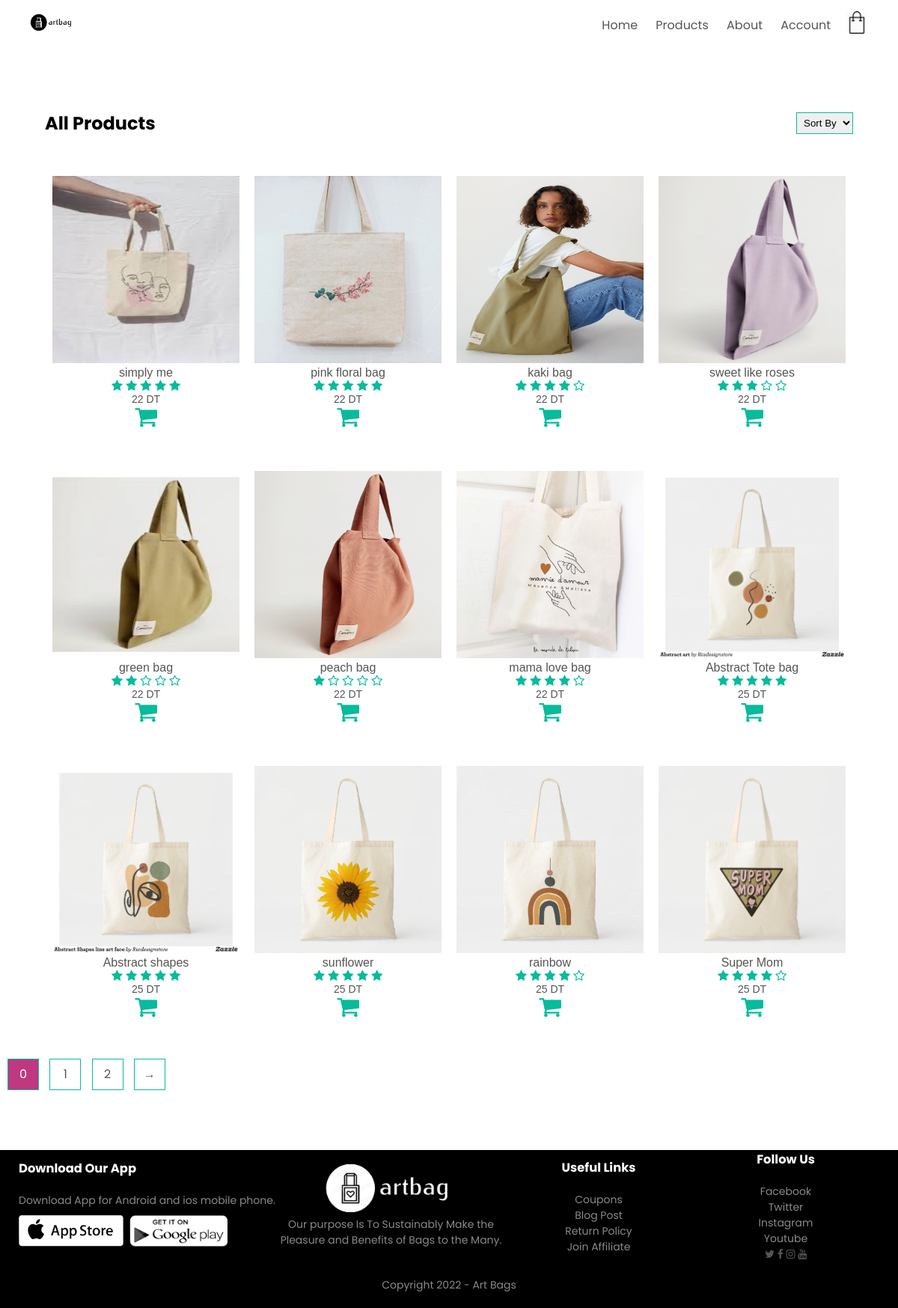
/products.php, run on the app's committed database.
### tables this page shows
create table article(
    idarticle int(4) auto_increment primary key,   
    nom varchar(50) unique,
    descr varchar(200),
    img varchar(255) unique ,
    qtestock int,
    prix int ,
    rating int ,
    sale int 
);

### products.php (the view, shortened to what this page needs)
<!DOCTYPE html>
<?php
require_once("connection.php");
if(isset($_SESSION['order']))
$order = $_SESSION['order'];
else
$order="idarticle";
if(isset($_SESSION['limit']))
{$limit = $_SESSION['limit'];}
else
$limit=0;
if(isset($_SESSION['id'])) {
$iduser=$_SESSION['id'];}
else
$iduser='';
if(isset($_SESSION['upload']))
 {$upload=$_SESSION['upload'];}
else {$upload="" ; }
if ( isset($_SESSION['fact']))
$fact=$_SESSION['fact'];
else $fact=0 ;
?>
<html lang="en">
<head>
   <link rel="stylesheet" href="style.css">
   <link rel="stylesheet" href="https://cdnjs.cloudflare.com/ajax/libs/font-awesome/4.7.0/css/font-awesome.css" />
</head>
<body>
<div class="container">
<div class="navbar">
  <div class="logo">
  <a href="index.php"><img src="images/okk.png" width=60px heigh=30px  ></a>
  </div>
  <nav>
  <ul id="MenuItems">
        <li><a href="index.php">Home</a></li>
        <li><a href="products.php">Products</a></li>
        <li><a href="about.php">About</a></li>
        <li><a href="login.php">Account</a></li>
     </ul>
  </nav>
  <a href="cart.php"><img src="images/cad.png" width=30px height=30px></a>
</div>
</div>
<div class="small-container">
    <div class="row row2">
        <h2>All Products</h2>
        <form action="orderproducts_code.php" method="POST" >
        <select name="order" onchange="this.form.submit();">
            <option value="idarticle">Sort By </option>
       </select>
       </form>
    </div>
    <?php
       $s=0;
       $sql ="SELECT * FROM article ORDER BY $order ASC" ;
       $limit=$limit+1 ;
       $count=0;
       $result= mysqli_query($conn, $sql);
       $nb=mysqli_num_rows($result);
       if(mysqli_num_rows($result)>0){
                  while(($row= mysqli_fetch_assoc($result)) && ($count<($limit*12)))  {
                    if($count>(($limit-1)*11)|| ($count==0 && $limit==1)){
                    if ($s % 4==0) {
                        ?>
                    <div class="row">
                    <?php if(empty($upload)){?>
                        <div class="col-4">
                    <?php } else {?>
                    <div  id="<?php echo $row['idarticle'];?>" class="col-4">
                   <?php } ?>
                    <a href="productDetails.php?id=<?php echo $row['idarticle'];?>"><img src=<?php print $row['img'] ?>></a>
                     <h4> <?php print $row['nom'] ?>  </h4>
                            <div  class="rating">
                            <?php $mm=0;
                               for($i=0;$i<$row['rating'];$i++){
                                   $mm=$mm+1;?>
                                         <a href="stars.php?fa=<?php echo $i ?>&fart=<?php echo $row['idarticle'];?>&nb=<?php echo $limit; ?>"  >  <i class="fa fa-star"></i></a>
                                <?php }for($i=0;$i<(5-$row['rating']);$i++){
                                    ?>
                                    <a href="stars.php?fa=<?php echo $mm+$i ?>&fart=<?php echo $row['idarticle'];?>&nb=<?php echo $limit; ?>"  >  <i class="fa fa-star-o"></i></a>
                                 <?php } ?>
                             </div>
                       <p><?php print $row['prix'] ?> DT </p>
                       <?php
                        $a=$row['idarticle'];
                        $sql2 ="SELECT * FROM commande WHERE (idart='$a' && idcc='$iduser' && ord='$fact')" ;
                        $result2= mysqli_query($conn, $sql2);
                        if(mysqli_num_rows($result2)==0){?>
                          <div class="shop1">
                             <a href="addcommande.php?id=<?php echo $row['idarticle'];?>&nb=<?php echo $limit; ?>"><i class="fa fa-shopping-cart fa-2x"></i></a>
                          </div>
                        <?php } else { ?>
                            <div class="shop2">
                             <a href="addcommande.php?id=<?php echo $row['idarticle'];?>&nb=<?php echo $limit; ?>"><i class="fa fa-shopping-cart fa-2x"></i></a>
                          </div>
                           <?php } ?>
                     </div>
                     <?php }
                     if ($s % 4==1 || $s % 4==2  ) {
                         ?>
                                          <?php if(empty($upload)){?>
                        <div class="col-4">
                    <?php } else {?>
                    <div  id="<?php echo $row['idarticle'];?>" class="col-4">
                   <?php } ?>
                        <a href="productDetails.php?id=<?php echo $row['idarticle'];?>"><img src=<?php print $row['img'] ?>></a>
                        <h4> <?php print $row['nom'] ?>  </h4>
                               <div  class="rating">
                               <?php $mm=0;
                               for($i=0;$i<$row['rating'];$i++){
                                   $mm=$mm+1;?>
                                         <a href="stars.php?fa=<?php echo $i ?>&fart=<?php echo $row['idarticle'];?>&nb=<?php echo $limit; ?>"  >  <i class="fa fa-star"></i></a>
                                <?php }for($i=0;$i<(5-$row['rating']);$i++){
                                    ?>
                                    <a href="stars.php?fa=<?php echo $mm+$i ?>&fart=<?php echo $row['idarticle'];?>&nb=<?php echo $limit; ?>"  >  <i class="fa fa-star-o"></i></a>
                                 <?php } ?>
                                </div>
                          <p><?php print $row['prix'] ?> DT </p>
                          <?php
                        $a=$row['idarticle'];
                        $sql2 ="SELECT * FROM commande WHERE (idart='$a' && idcc='$iduser' && ord='$fact ')" ;
                        $result2= mysqli_query($conn, $sql2);
                        if(mysqli_num_rows($result2)==0){?>
                          <div class="shop1">
                             <a href="addcommande.php?id=<?php echo $row['idarticle'];?>&nb=<?php echo $limit; ?>"><i class="fa fa-shopping-cart fa-2x"></i></a>
                          </div>
                        <?php } else { ?>
                            <div class="shop2">
                             <a href="addcommande.php?id=<?php echo $row['idarticle'];?>&nb=<?php echo $limit; ?>"><i class="fa fa-shopping-cart fa-2x"></i></a>
                          </div>
                           <?php } ?>
                        </div>
                    <?php  }
                     ?>
                                    <?php
                     if ($s % 4==3  ) {
                         ?>
                          <?php if(empty($upload)){?>
                        <div class="col-4">
                    <?php } else {?>
                    <div  id="<?php echo $row['idarticle'];?>" class="col-4">
                   <?php } ?>
                        <a href="productDetails.php?id=<?php echo $row['idarticle'];?>"><img src=<?php print $row['img'] ?>></a>
                        <h4> <?php print $row['nom'] ?>  </h4>
                               <div  class="rating">
                               <?php $mm=0;
                               for($i=0;$i<$row['rating'];$i++){
                                   $mm=$mm+1;?>
                                         <a href="stars.php?fa=<?php echo $i ?>&fart=<?php echo $row['idarticle'];?>&nb=<?php echo $limit; ?>"  >  <i class="fa fa-star"></i></a>
                                <?php }for($i=0;$i<(5-$row['rating']);$i++){
                                    ?>
                                    <a href="stars.php?fa=<?php echo $mm+$i ?>&fart=<?php echo $row['idarticle'];?>&nb=<?php echo $limit; ?>"  >  <i class="fa fa-star-o"></i></a>
                                 <?php } ?>
                                </div>
                          <p><?php print $row['prix'] ?> DT </p>
                          <?php
                        $a=$row['idarticle'];
                        $sql2 ="SELECT * FROM commande WHERE (idart='$a' && idcc='$iduser' && ord='$fact')" ;
                        $result2= mysqli_query($conn, $sql2);
                        if(mysqli_num_rows($result2)==0){?>
                          <div class="shop1">
                             <a href="addcommande.php?id=<?php echo $row['idarticle']?>&nb=<?php echo $limit;?>"><i class="fa fa-shopping-cart fa-2x"></i></a>
                          </div>
                        <?php } else { ?>
                            <div class="shop2">
                             <a href="addcommande.php?id=<?php echo $row['idarticle'];?>&nb=<?php echo $limit; ?>"><i class="fa fa-shopping-cart fa-2x"></i></a>
                          </div>
                           <?php }
                            ?>
                        </div>
                        </div>
                    <?php  } ?>
                    <?php $s+=1 ; }
                           $count++ ;  }} ?>
        </div>
    <div class="page-btn">
        <?php
           if( $nb>12){
                for($i=0; $nb>0 ; $i++ ) {
                      $nb= $nb-12 ; ?>
                   <a href="initialiser.php?nb=<?php echo $i; ?> "> <span <?php if($limit-1==$i) echo 'style="background:#BF3880 ; color : white"' ?>><?php echo $i ?></span> </a>
                      <?php }
                      $limit=$limit ;
                      if ($limit==$i) $limit=0 ; ?>
                    <a href="initialiser.php?nb=<?php echo $limit; ?> "> <span> &#8594; </span></a>
                    <?php } ?>
     </div>
<div class="footer">
    <div class="container">
        <div class="row">
            <div class="footer-col-1">
                <h3> Download Our App </h3>
                <p>Download App for Android and ios mobile phone.</p>
                <div class="app-logo">
                    <img src="images/Download/appstore.png" height=50px>
                    <img src="images/Download/googleplay.png" height=50px>
                </div>
            </div>
            <div class="footer-col-2">
                <a href="welcome.php"><img src="images/okk.png" width=60px heigh=30px></a>
                <p>Our purpose Is To Sustainably Make the Pleasure and Benefits of Bags to the Many.</p>
            </div>
            <div class="footer-col-3">
                <h3>Useful Links</h3>
                <ul>
                    <li>Coupons</li>
                    <li>Blog Post</li>
                    <li>Return Policy</li>
                    <li>Join Affiliate</li>
                </ul>
            </div>
            <div class="footer-col-4">
                <h3>Follow Us</h3>
                <ul>
                    <li>Facebook</li>
                    <li>Twitter</li>
                    <li>Instagram</li>
                    <li>Youtube</li>
                </ul>
                <div id="icons">
                    <a href="http://www.twitter.fr"><i class="fa fa-twitter"></i></a>
                    <a href="http://www.facebook.fr"><i class="fa fa-facebook"></i></a>
                    <a href="http://www.instagram.fr"><i class="fa fa-instagram"></i></a>
                    <a href="http://www.youtube.fr"><i class="fa fa-youtube"></i></a>
                </div>
        </div>
        <p class="copyright">Copyright 2022 - Art Bags</p>
     </div>
</div>
</body>
</html>

### style.css (style rules this page uses)
* { margin :0 ; padding : 0; box-sizing :0 ; }
body { font-family: 'Poppins', sans-serif; }
.navbar { display : flex; align-items: center ; padding: 15px ; }
nav { flex:1 ; text-align : right ; }
nav ul { display : inline-block ; list-style-type:none ; }
nav ul li { display : inline-block; margin-right : 20px ; }
a { text-decoration : none ; color :#555 ; }
p { color : #555 ; }
.container { max-width : 1300px ; padding-left:25px ; margin : auto ; padding-right:25px ; }
.row { display:flex ; align-items: center ; flex-wrap: wrap ; justify-content: space-around; }
.small-container { max-width:1080px ; margin:auto ; padding-left:25px ; padding-right:25px ; }
.col-4 { flex-basis:24% ; padding:3px ; min-width:200px ; margin-bottom:50px ; transition : transform 0.5s; text-align: center; color:#555; font-family: 'Khula', sans-serif; }
.col-4 img { width:250px ; height:250px ; }
h4 { color:#555; font-weight: normal ; }
.col-4 p { font-size : 14px ; }
.row2 { justify-content: space-between; margin:80px auto 50px ; }
select { border : 1px solid #07BB9C; padding: 5px ; }
.page-btn { margin: 0 auto 80px ; }
.page-btn span { display:inline-block; border : 1px solid #07BB9C; margin-left: 10px ; width:40px ; height:40px ; text-align:center ; line-height:40px ; cursor:pointer ; }
.rating .fa { color:#07BB9C; }
.shop1 a { color:#07BB9C; }
.small-container { margin:auto ; }
.footer { background: #000; color:#8a8a8a ; font-size:14px ; padding: 0px 0 20px ; }
.footer p { color: #8a8a8a ; }
.footer img { filter: invert(1) ; }
.footer h3 { color:#fff ; margin-bottom : 20px ; }
.footer-col-1,.footer-col-2,.footer-col-3,.footer-col-4 { min-width:250px ; margin-bottom:20px ; }
.footer-col-1 { flex-basis:30% ; }
.footer-col-2 { flex:1 ; text-align : center; }
.footer-col-2 img { width:180px ; margin-bottom:0px ; }
.footer-col-3, .footer-col-4 { flex-basis : 12% ; text-align:center ; }
ul { list-style-type: none ; ; }
.app-logo img { margin-top:5px ; width: 140px ; }
.copyright { text-align : center ; }
.logo { display: inline-flex; }

### data on the page
article: img (picture), nom "simply me", rating 5 (drawn), prix "22"
article: img (picture), nom "pink floral bag", rating 5 (drawn), prix "22"
article: img (picture), nom "kaki bag", rating 4 (drawn), prix "22"
article: img (picture), nom "sweet like roses", rating 3 (drawn), prix "22"
article: img (picture), nom "green bag", rating 2 (drawn), prix "22"
article: img (picture), nom "peach bag", rating 1 (drawn), prix "22"
article: img (picture), nom "mama love bag", rating 4 (drawn), prix "22"
article: img (picture), nom "Abstract Tote bag", rating 5 (drawn), prix "25"
article: img (picture), nom "Abstract shapes", rating 5 (drawn), prix "25"
article: img (picture), nom "sunflower", rating 5 (drawn), prix "25"
article: img (picture), nom "rainbow", rating 4 (drawn), prix "25"
article: img (picture), nom "Super Mom", rating 4 (drawn), prix "25"
